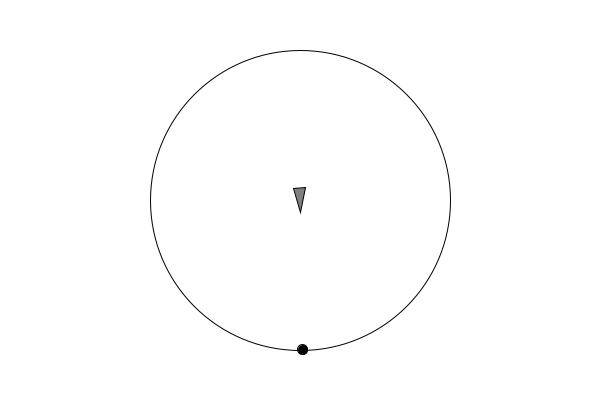
Frame 1 (no input)
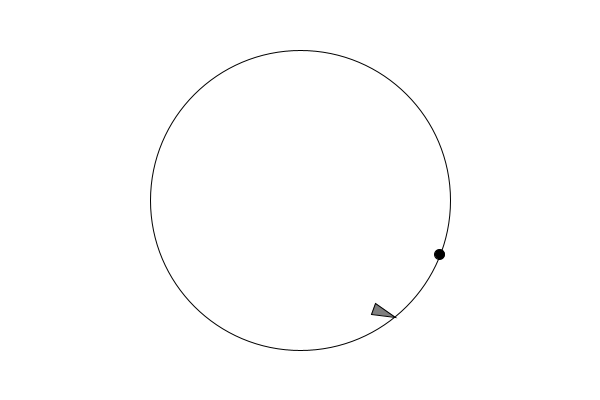
Frame 60 (the mouse pressed at the canvas centre just before this capture)
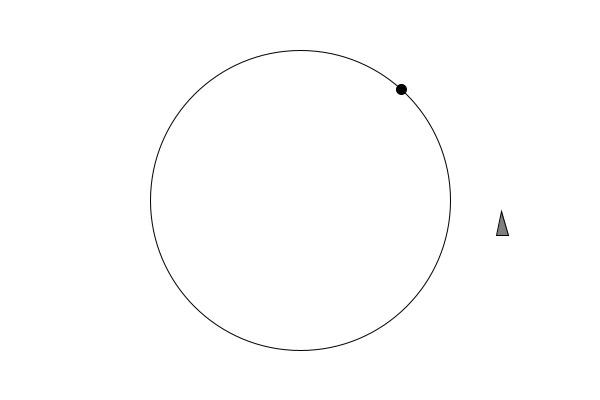
Frame 120 (the mouse held since frame 60 and released just before this capture)

The Processing sketch that drew these frames (run headless with seeded random() and noise(); from frame 60 on, the mouse is pressed at the canvas centre):

// Processing sketch: steer_circle
// ── steer_circle.pde
Vehicle v;
Target t;

void setup() {
  size(600, 400);
  v = new Vehicle();
  t = new Target();
}
void draw() {

  background(255);
  
  noFill();
  stroke(0);
  ellipseMode(CENTER);
  ellipse(width/2, height/2, 300, 300);

  t.update();
  t.display();

  v.arrive(new PVector(t.x, t.y));
  //v.arrive(new PVector(mouseX, mouseY));
  v.update();
  v.display();
}

// ── Target.pde
class  Target {
  float x=0, y=0;
  float r;
  float a;
  float a_vel;
  float a_acc;

  Target() {

    r = 150;
    a = 0;
    a_vel = 0.02;
    a_acc = 0;
  }


  void update() {

    a_vel += a_acc;
    a += a_vel;

    translate(width/2, height/2);
    x = r*sin(a);
    y = r*cos(a);
  }

  void display() {
    fill(0);
    stroke(0);
    ellipse(x, y, 10, 10);
  }
}

// ── Vehicle.pde
class Vehicle {
  PVector loc;
  PVector vel;
  PVector acc;
  float r;

  float ir;
  float maxforce;
  float maxspeed;

  Vehicle() {
    loc = new PVector(0, 0);
    vel = new PVector(0, 0);
    acc = new PVector(0, 0);
    r = 6;
    maxspeed = 6;
    maxforce = 0.1;
    ir = 100;
  }

  void seek(PVector target) {
    PVector desired = PVector.sub(target, loc);
    desired.setMag(maxspeed);

    PVector steer = PVector.sub(desired, vel);
    steer.limit(maxforce);

    applyForce(steer);
  }

  void arrive(PVector target) { 
    PVector desired = PVector.sub(target, loc);
    float d = desired.mag();

    if (d < ir) {
      float m = map(d, 0, 100, 0, maxspeed);
      desired.setMag(m);
    } else {        
      desired.setMag(maxspeed);
    }

    PVector steer = PVector.sub(desired, vel);
    steer.limit(maxforce);

    applyForce(steer);
  }

  void applyForce(PVector force) {
    acc.add(force);
  }

  void update() {
    vel.add(acc);
    loc.add(vel);
    acc.mult(0);
  }

  void display() {
    float theta = vel.heading2D() + radians(90);
    fill(127);
    stroke(0);
    pushMatrix();
    translate(loc.x, loc.y);
    rotate(theta);
    beginShape(TRIANGLES);
    vertex(0, -r*2);
    vertex(-r, r*2);
    vertex(r, r*2);
    endShape();
    popMatrix();
  }
}
